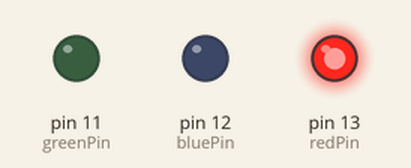
Bench run of a sketch on a simulated Arduino Uno, built with avr-gcc and run on an emulated ATmega328P. On the bench: output pins drawn as LEDs (lit = HIGH).

Above: at 1.0 s.
At 3.0 s:
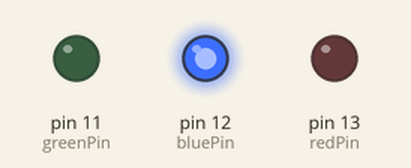
At 5.0 s:
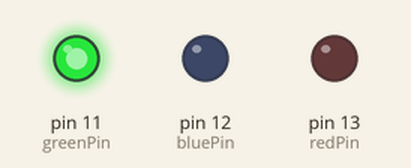
Timing chart, 0 to 7.8 s (numbered marks = the images above):
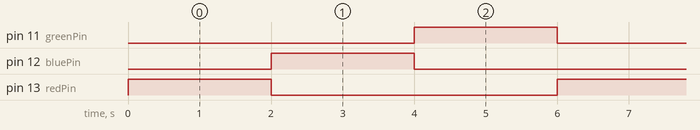

Measured:
- by itself, pin 11 (greenPin), pin 12 (bluePin), pin 13 (redPin): alternates HIGH for 2.0 s and LOW for 4.0 s
- by itself, everything shown: repeats every 6.0 s, in 4 steps

The sketch:

3led-loop.ino
```cpp
// led-2 — three LEDs in sequence, on a loop.
// red glows 2s, then blue 2s, then green 2s, then the whole thing repeats.
//
// wiring (change these pin numbers to match YOUR breadboard):
//   each pin -> LED long leg (+), short leg (-) -> resistor -> "-" ground rail
//   Arduino GND -> the "-" ground rail (shared by all three)

const int redPin   = 13;   // red LED (note: pin 13 also lights the on-board LED)
const int bluePin  = 12;   // blue LED
const int greenPin = 11;   // green LED

void setup() {
  pinMode(redPin, OUTPUT);
  pinMode(bluePin, OUTPUT);
  pinMode(greenPin, OUTPUT);
}

void loop() {
  // red on for 3 seconds
  digitalWrite(redPin, HIGH);
  delay(2000);
  digitalWrite(redPin, LOW);

  // blue on for 5 seconds
  digitalWrite(bluePin, HIGH);
  delay(2000);
  digitalWrite(bluePin, LOW);

  // green on for 10 seconds
  digitalWrite(greenPin, HIGH);
  delay(2000);
  digitalWrite(greenPin, LOW);

  // loop() repeats on its own, so the sequence starts over from red
}
```
